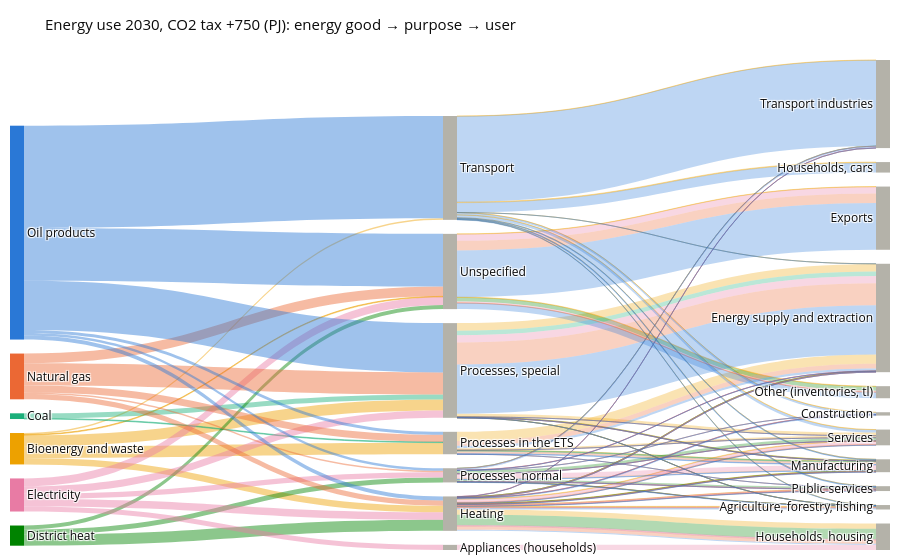

Source (notebook cell):
### Markdown cell above
## Energy: with the CO2 tax

### Code cell
gv.sankey(fs, f'Energy use {Y}, CO2 tax +750 (PJ): energy good → purpose → user', 'PJ').show()

### Figure 1 — Plotly figure (JSON) as saved in the notebook; plotly's stock layout.template omitted (floating-point values rounded to 4 significant figures; data arrays with more than 128 entries replaced by an {"elided": "..."} marker saying what was removed)
{"data": [{"arrangement": "snap", "link": {"color": {"elided": "136 str values"}, "customdata": {"elided": "136 str values"}, "hovertemplate": "%{customdata}<br>%{value:,.2f} PJ<extra></extra>", "source": {"elided": "136 int values"}, "target": {"elided": "136 int values"}, "value": {"elided": "136 float values"}}, "node": {"color": ["#2a78d6", "#eb6834", "#1baf7a", "#eda100", "#e87ba4", "#008300", "#b4b2a9", "#b4b2a9", "#b4b2a9", "#b4b2a9", "#b4b2a9", "#b4b2a9", "#b4b2a9", "#b4b2a9", "#b4b2a9", "#b4b2a9", "#b4b2a9", "#b4b2a9", "#b4b2a9", "#b4b2a9", "#b4b2a9", "#b4b2a9", "#b4b2a9", "#b4b2a9"], "hovertemplate": "%{label}<br>%{value:,.1f} PJ<extra></extra>", "label": ["Oil products", "Natural gas", "Coal", "Bioenergy and waste", "Electricity", "District heat", "Heating", "Transport", "Appliances (households)", "Processes, normal", "Processes, special", "Processes in the ETS", "Unspecified", "Agriculture, forestry, fishing", "Construction", "Energy supply and extraction", "Exports", "Households, cars", "Households, housing", "Manufacturing", "Other (inventories, tl)", "Public services", "Services", "Transport industries"], "line": {"width": 0}, "pad": 14, "thickness": 14}, "type": "sankey"}], "layout": {"font": {"color": "#0b0b0b", "size": 12}, "height": 560, "margin": {"b": 10, "l": 10, "r": 10, "t": 60}, "title": {"font": {"size": 15}, "text": "Energy use 2030, CO2 tax +750 (PJ): energy good → purpose → user"}}}
